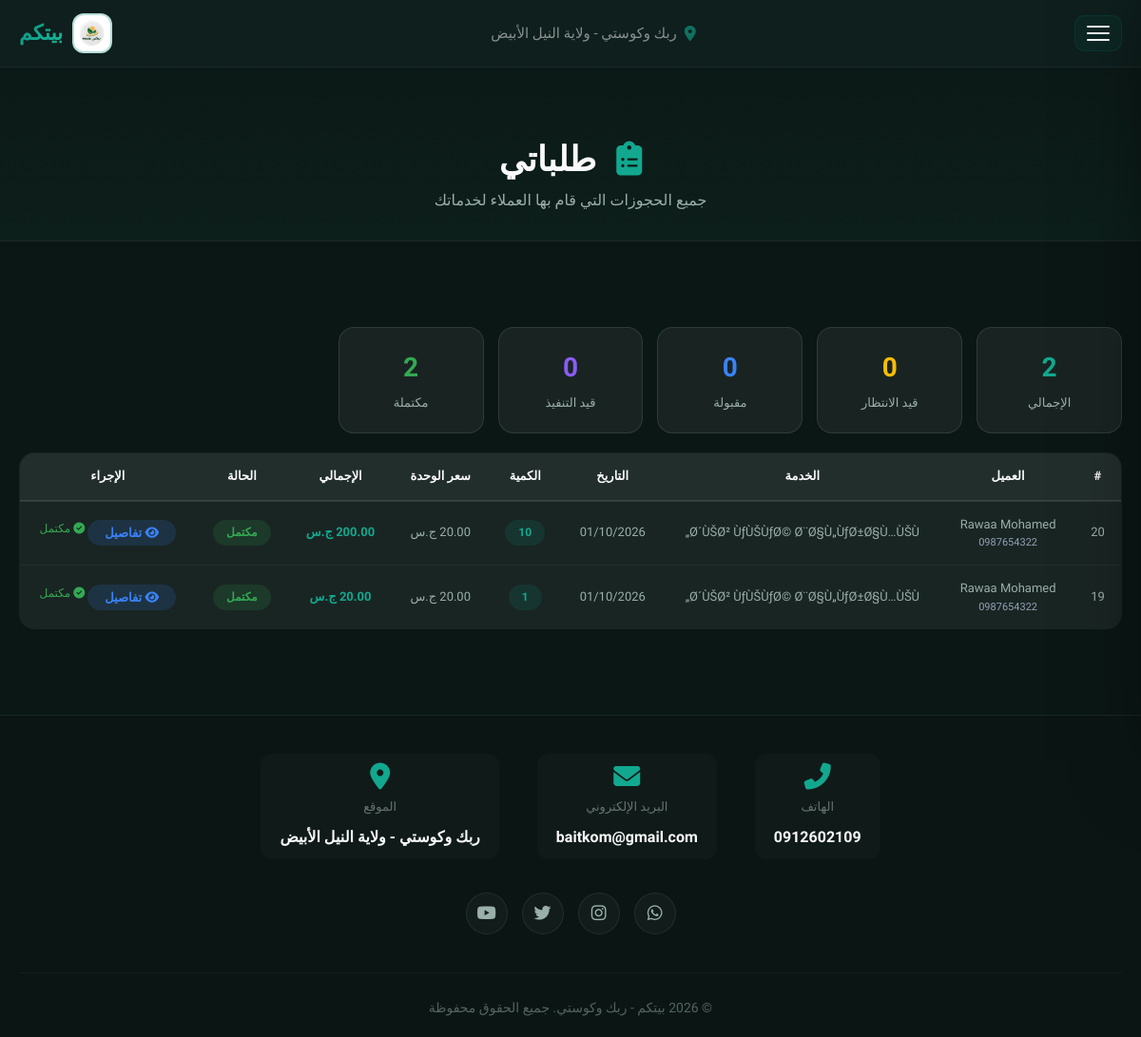
Screenshot of /provider_orders.php (signed in) with the database file from the repository.
### tables this page shows
CREATE TABLE `bookings` (
  `id` int(11) NOT NULL auto_increment,
  `user_id` int(11) NOT NULL,
  `service_id` int(11) NOT NULL,
  `quantity` int(11) NOT NULL default '1',
  `total_price` decimal(10,2) default NULL,
  `booking_date` date NOT NULL,
  `booking_time` time NOT NULL,
  `address` text NOT NULL,
  `city` varchar(50) default NULL,
  `notes` text,
  `status` enum('pending','assigned','in_progress','completed','cancelled') default 'pending',
  `completion_comment` text,
  `payment_status` enum('pending','paid','failed') default 'pending',
  `created_at` timestamp NOT NULL default CURRENT_TIMESTAMP,
  PRIMARY KEY  (`id`),
  KEY `user_id` (`user_id`),
  KEY `service_id` (`service_id`)
);

CREATE TABLE `users` (
  `id` int(11) NOT NULL auto_increment,
  `name` varchar(100) NOT NULL,
  `username` varchar(50) NOT NULL,
  `email` varchar(100) NOT NULL,
  `phone` varchar(20) NOT NULL,
  `region` varchar(100) NOT NULL,
  `city` varchar(50) default NULL,
  `age` int(11) NOT NULL,
  `service_type` varchar(50) NOT NULL,
  `password` varchar(255) NOT NULL,
  `user_type` enum('admin','provider','receiver') default 'provider',
  `admin_role` enum('super_admin','main','providers','clients','reviews') default NULL,
  `manager_role` varchar(50) default NULL,
  `is_approved` enum('pending','approved','rejected') default 'pending',
  `profile_image` varchar(255) default NULL,
  `national_id_image` varchar(255) default NULL,
  `certificate_image` varchar(255) default NULL,
  `working_area` varchar(255) default NULL,
  `created_at` timestamp NOT NULL default CURRENT_TIMESTAMP,
  `is_banned` tinyint(1) NOT NULL default '0',
  `welcome_shown` tinyint(1) NOT NULL default '0',
  PRIMARY KEY  (`id`),
  UNIQUE KEY `username` (`username`),
  UNIQUE KEY `email` (`email`),
  KEY `idx_is_approved` (`is_approved`),
  KEY `idx_user_type` (`user_type`)
);

CREATE TABLE `services` (
  `id` int(11) NOT NULL auto_increment,
  `provider_id` int(11) NOT NULL,
  `name` varchar(100) NOT NULL,
  `description` text,
  `price` decimal(10,2) NOT NULL,
  `allow_quantity` tinyint(1) NOT NULL default '0',
  `max_quantity` int(11) default NULL,
  `category` varchar(50) default NULL,
  `icon` varchar(50) default 'fa-tools',
  `badge` varchar(50) default NULL,
  `image` varchar(255) default NULL,
  `status` enum('active','inactive') default 'active',
  `created_at` timestamp NOT NULL default CURRENT_TIMESTAMP,
  PRIMARY KEY  (`id`),
  KEY `provider_id` (`provider_id`)
);

### provider_orders.php (the view, shortened to what this page needs)
<?php
require_once 'config.php';
$provider_id = $_SESSION['user_id'];
$stmt = $pdo->prepare("
    SELECT b.*, u.name as client_name, u.phone as client_phone, s.name as service_name, s.price as unit_price
    FROM bookings b
    JOIN services s ON b.service_id = s.id
    JOIN users u ON b.user_id = u.id
    WHERE s.provider_id = ?
    ORDER BY b.created_at DESC
");
$stmt->execute(array($provider_id));
$bookings = $stmt->fetchAll();
$total = count($bookings);
$pending = $assigned = $in_progress = $completed = 0;
foreach ($bookings as $b) {
    if ($b['status'] == 'pending') $pending++;
    elseif ($b['status'] == 'assigned') $assigned++;
    elseif ($b['status'] == 'in_progress') $in_progress++;
    elseif ($b['status'] == 'completed') $completed++;
}
?>
<!DOCTYPE html>
<html lang="ar" dir="rtl">
<head>
    <link rel="stylesheet" href="https://cdnjs.cloudflare.com/ajax/libs/font-awesome/6.5.0/css/all.min.css">
    <link href="https://unpkg.com/aos@2.3.1/dist/aos.css" rel="stylesheet">
</head>
<body>
    <header id="mainHeader">
        <div class="container header-inner">
            <div class="logo">
                <img src="uploads/sh.png" alt="بيتكم">
                <span>بيتكم</span>
            </div>
            <div class="header-center">
                <i class="fas fa-map-marker-alt"></i>
                <span>ربك وكوستي - ولاية النيل الأبيض</span>
            </div>
            <button class="hamburger" id="hamburgerBtn"><span></span><span></span><span></span></button>
        </div>
    </header>
    <div class="page-header">
        <div class="container">
            <h1 data-aos="fade-up"><i class="fas fa-clipboard-list"></i> طلباتي</h1>
            <p data-aos="fade-up" data-aos-delay="100">جميع الحجوزات التي قام بها العملاء لخدماتك</p>
        </div>
    </div>
    <section>
        <div class="container">
            <div class="stats-row" data-aos="fade-up">
                <div class="stat-card"><div class="number"><?php echo $total; ?></div><div class="label">الإجمالي</div></div>
                <div class="stat-card"><div class="number" style="color:#fbbc04;"><?php echo $pending; ?></div><div class="label">قيد الانتظار</div></div>
                <div class="stat-card"><div class="number" style="color:#3b82f6;"><?php echo $assigned; ?></div><div class="label">مقبولة</div></div>
                <div class="stat-card"><div class="number" style="color:#8b5cf6;"><?php echo $in_progress; ?></div><div class="label">قيد التنفيذ</div></div>
                <div class="stat-card"><div class="number" style="color:#34a853;"><?php echo $completed; ?></div><div class="label">مكتملة</div></div>
            </div>
            <?php if (count($bookings) == 0): ?>
                <div class="empty-state" data-aos="fade-up">
                    <i class="fas fa-inbox"></i>
                    <h3>لا توجد طلبات حالياً</h3>
                    <p>سيظهر هنا أي حجوزات يقوم بها العملاء لخدماتك</p>
                    <a href="add_service.php" class="btn-primary"><i class="fas fa-plus"></i> إضافة خدمة جديدة</a>
                </div>
            <?php else: ?>
                <div class="table-responsive" data-aos="fade-up">
                    <table>
                        <thead>
                            <tr>
                                <th>#</th>
                                <th>العميل</th>
                                <th>الخدمة</th>
                                <th>التاريخ</th>
                                <th>الكمية</th>
                                <th>سعر الوحدة</th>
                                <th>الإجمالي</th>
                                <th>الحالة</th>
                                <th>الإجراء</th>
                            </tr>
                        </thead>
                        <tbody>
                            <?php foreach ($bookings as $b):
                                $booking_total = $b['total_price'] ? $b['total_price'] : ($b['unit_price'] * $b['quantity']);
                                $status_labels = array('pending'=>'معلق', 'assigned'=>'مقبول', 'in_progress'=>'قيد التنفيذ', 'completed'=>'مكتمل', 'cancelled'=>'ملغي');
                                $status_text = isset($status_labels[$b['status']]) ? $status_labels[$b['status']] : $b['status'];
                                $payment_text = $b['payment_status'] == 'paid' ? 'مدفوع' : 'غير مدفوع';
                                $modal_data = array(
                                    "id" => $b["id"],
                                    "client_name" => $b["client_name"],
                                    "client_phone" => $b["client_phone"],
                                    "service_name" => $b["service_name"],
                                    "booking_date" => date("d/m/Y", strtotime($b["booking_date"])),
                                    "booking_time" => $b["booking_time"] ? date("h:i A", strtotime($b["booking_time"])) : "-",
                                    "quantity" => $b["quantity"],
                                    "unit_price" => number_format($b["unit_price"], 2),
                                    "total_price" => number_format($booking_total, 2),
                                    "address" => $b["address"],
                                    "city" => $b["city"],
                                    "notes" => isset($b["notes"]) ? $b["notes"] : "",
                                    "payment_status" => $b["payment_status"],
                                    "payment_text" => $payment_text,
                                    "status" => $b["status"],
                                    "status_text" => $status_text,
                                    "completion_comment" => isset($b["completion_comment"]) ? $b["completion_comment"] : "",
                                    "created_at" => date("d/m/Y H:i", strtotime($b["created_at"]))
                                );
                                $modal_json = htmlspecialchars(json_encode($modal_data), ENT_QUOTES, 'UTF-8');
                            ?>
                                <tr>
                                    <td><?php echo $b['id']; ?></td>
                                    <td>
                                        <?php echo htmlspecialchars($b['client_name']); ?>
                                        <span style="display:block; color:#94a3b8; font-size:11px;"><?php echo htmlspecialchars($b['client_phone']); ?></span>
                                    </td>
                                    <td><?php echo htmlspecialchars($b['service_name']); ?></td>
                                    <td><?php echo date('d/m/Y', strtotime($b['booking_date'])); ?></td>
                                    <td><span class="qty-badge"><?php echo $b['quantity']; ?></span></td>
                                    <td><?php echo number_format($b['unit_price'], 2); ?> ج.س</td>
                                    <td class="total-price-cell"><?php echo number_format($booking_total, 2); ?> ج.س</td>
                                    <td>
                                        <span class="badge-status badge-<?php echo $b['status']; ?>">
                                            <?php echo $status_text; ?>
                                        </span>
                                    </td>
                                    <td>
                                        <div style="display:flex; gap:3px; flex-wrap:wrap; justify-content:center;">
                                            <button type="button" class="btn-sm info details-btn" data-booking="<?php echo $modal_json; ?>">
                                                <i class="fas fa-eye"></i> تفاصيل
                                            </button>
                                            <?php if ($b['status'] == 'completed'): ?>
                                                <span style="color:#34a853; font-size:12px;"><i class="fas fa-check-circle"></i> مكتمل</span>
                                            <?php endif; ?>
                                        </div>
                                    </td>
                                </tr>
                            <?php endforeach; ?>
                        </tbody>
                    </table>
                </div>
            <?php endif; ?>
        </div>
    </section>
    <footer>
        <div class="container">
            <div class="footer-grid">
                <div class="contact-section">
                    <div class="contact-item">
                        <i class="fas fa-phone-alt"></i>
                        <span class="label">الهاتف</span>
                        <span class="value"><a href="tel:0912602109">0912602109</a></span>
                    </div>
                    <div class="contact-item">
                        <i class="fas fa-envelope"></i>
                        <span class="label">البريد الإلكتروني</span>
                        <span class="value"><a href="mailto:baitkom@gmail.com">baitkom@gmail.com</a></span>
                    </div>
                    <div class="contact-item">
                        <i class="fas fa-map-marker-alt"></i>
                        <span class="label">الموقع</span>
                        <span class="value">ربك وكوستي - ولاية النيل الأبيض</span>
                    </div>
                </div>
                <div class="social-icons">
                    <a href="#"><i class="fab fa-whatsapp"></i></a>
                    <a href="#"><i class="fab fa-instagram"></i></a>
                    <a href="#"><i class="fab fa-twitter"></i></a>
                    <a href="#"><i class="fab fa-youtube"></i></a>
                </div>
                <div class="copyright">© 2026 بيتكم - ربك وكوستي. جميع الحقوق محفوظة</div>
            </div>
        </div>
    </footer>
</body>
</html>

### rows the page displays
bookings: id "20", user.name "Rawaa Mohamed", user.phone "0987654322", service.name "Ø´ÙŠØ² ÙƒÙŠÙƒØ© Ø¨Ø§Ù„ÙƒØ±Ø§Ù…ÙŠÙ„", booking_date "01/10/2026", quantity "10", total_price "200.00", status "مكتمل"
bookings: id "19", user.name "Rawaa Mohamed", user.phone "0987654322", service.name "Ø´ÙŠØ² ÙƒÙŠÙƒØ© Ø¨Ø§Ù„ÙƒØ±Ø§Ù…ÙŠÙ„", booking_date "01/10/2026", quantity "1", total_price "20.00", status "مكتمل"

### other values shown
$total "2"
$pending "0"
$assigned "0"
$in_progress "0"
$completed "2"
